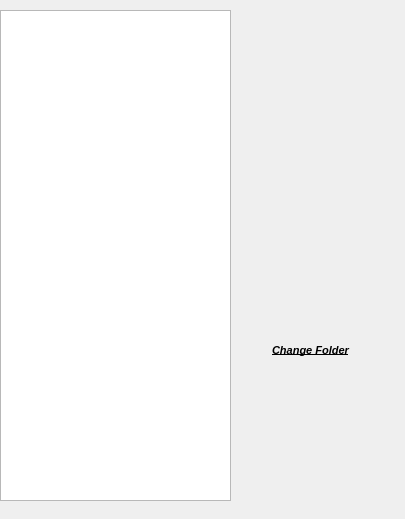
<?xml version="1.0" encoding="UTF-8"?>
<ui version="4.0">
 <class>MainWindow</class>
 <widget class="QMainWindow" name="MainWindow">
  <property name="geometry">
   <rect>
    <x>0</x>
    <y>0</y>
    <width>405</width>
    <height>519</height>
   </rect>
  </property>
  <property name="windowTitle">
   <string>Music Box</string>
  </property>
  <property name="windowIcon">
   <iconset>
    <normaloff>res/icon.ico</normaloff>res/icon.ico</iconset>
  </property>
  <widget class="QWidget" name="centralwidget">
   <widget class="QPushButton" name="play">
    <property name="geometry">
     <rect>
      <x>240</x>
      <y>30</y>
      <width>101</width>
      <height>81</height>
     </rect>
    </property>
    <property name="font">
     <font>
      <weight>75</weight>
      <italic>true</italic>
      <bold>true</bold>
      <underline>true</underline>
     </font>
    </property>
    <property name="autoFillBackground">
     <bool>false</bool>
    </property>
    <property name="text">
     <string/>
    </property>
    <property name="icon">
     <iconset>
      <normaloff>res/play.png</normaloff>res/play.png</iconset>
    </property>
    <property name="iconSize">
     <size>
      <width>75</width>
      <height>75</height>
     </size>
    </property>
    <property name="flat">
     <bool>true</bool>
    </property>
   </widget>
   <widget class="QPushButton" name="pause">
    <property name="geometry">
     <rect>
      <x>240</x>
      <y>130</y>
      <width>101</width>
      <height>81</height>
     </rect>
    </property>
    <property name="font">
     <font>
      <weight>75</weight>
      <italic>true</italic>
      <bold>true</bold>
      <underline>true</underline>
     </font>
    </property>
    <property name="text">
     <string/>
    </property>
    <property name="icon">
     <iconset>
      <normaloff>res/pause.png</normaloff>res/pause.png</iconset>
    </property>
    <property name="iconSize">
     <size>
      <width>75</width>
      <height>75</height>
     </size>
    </property>
    <property name="flat">
     <bool>true</bool>
    </property>
   </widget>
   <widget class="QPushButton" name="stop">
    <property name="geometry">
     <rect>
      <x>240</x>
      <y>220</y>
      <width>101</width>
      <height>81</height>
     </rect>
    </property>
    <property name="font">
     <font>
      <weight>75</weight>
      <italic>true</italic>
      <bold>true</bold>
      <underline>true</underline>
     </font>
    </property>
    <property name="text">
     <string/>
    </property>
    <property name="icon">
     <iconset>
      <normaloff>res/stop.png</normaloff>res/stop.png</iconset>
    </property>
    <property name="iconSize">
     <size>
      <width>75</width>
      <height>75</height>
     </size>
    </property>
    <property name="flat">
     <bool>true</bool>
    </property>
   </widget>
   <widget class="QPushButton" name="change_dir">
    <property name="geometry">
     <rect>
      <x>240</x>
      <y>310</y>
      <width>141</width>
      <height>81</height>
     </rect>
    </property>
    <property name="font">
     <font>
      <pointsize>8</pointsize>
      <weight>75</weight>
      <italic>true</italic>
      <bold>true</bold>
      <underline>true</underline>
      <strikeout>false</strikeout>
     </font>
    </property>
    <property name="text">
     <string>Change Folder</string>
    </property>
    <property name="icon">
     <iconset>
      <normaloff>res/find.png</normaloff>res/find.png</iconset>
    </property>
    <property name="iconSize">
     <size>
      <width>50</width>
      <height>50</height>
     </size>
    </property>
    <property name="default">
     <bool>false</bool>
    </property>
    <property name="flat">
     <bool>true</bool>
    </property>
   </widget>
   <widget class="QListWidget" name="listWidget">
    <property name="geometry">
     <rect>
      <x>0</x>
      <y>10</y>
      <width>231</width>
      <height>491</height>
     </rect>
    </property>
   </widget>
  </widget>
 </widget>
 <resources/>
 <connections/>
</ui>
